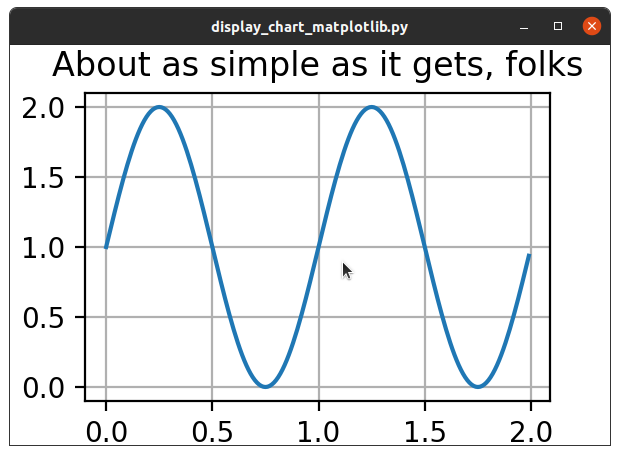

Recreate this plot in Python.
import sys
import numpy as np
import matplotlib.pyplot as plt
from matplotlib.backends.backend_qt5agg import FigureCanvasQTAgg as FigureCanvas
from PyQt5.QtWidgets import QApplication, QWidget

class Canvas(FigureCanvas):
    def __init__(self, parent):
        fig, self.ax = plt.subplots(figsize=(3, 2), dpi=200)
        super().__init__(fig)
        self.setParent(parent)

        """ 
        Matplotlib Script
        """
        t = np.arange(0.0, 2.0, 0.01)
        s = 1 + np.sin(2 * np.pi * t)
        
        self.ax.plot(t, s)

        self.ax.set(xlabel='time (s)', ylabel='voltage (mV)',
               title='About as simple as it gets, folks')
        self.ax.grid()

class AppDemo(QWidget)      :
    def __init__(self):
        super().__init__()
        self.resize(600, 400)

        chart = Canvas(self)

app = QApplication(sys.argv)        
demo = AppDemo()
demo.show()
sys.exit(app.exec_())
